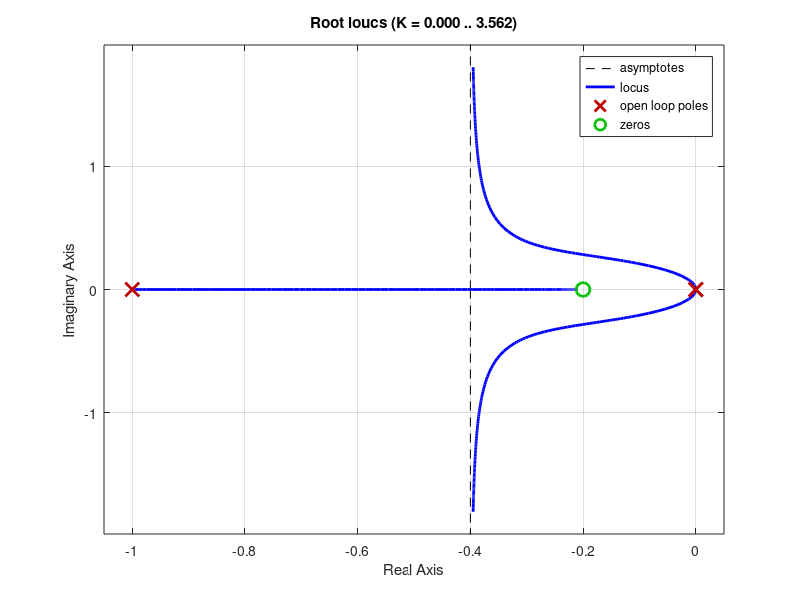

Here is the MATLAB script that generated this plot: (Note: this script raises an error after producing the figure.)
s = tf('s');
k = 1;
p = 1;

% Ti = 1.5;
% Ti = 2;
 Ti = 5;

Num = k*(Ti*s + 1 );
Den = Ti*s^2 * (s + p);

rlocus(Num/Den)
rltool(Num/Den)

grid on



